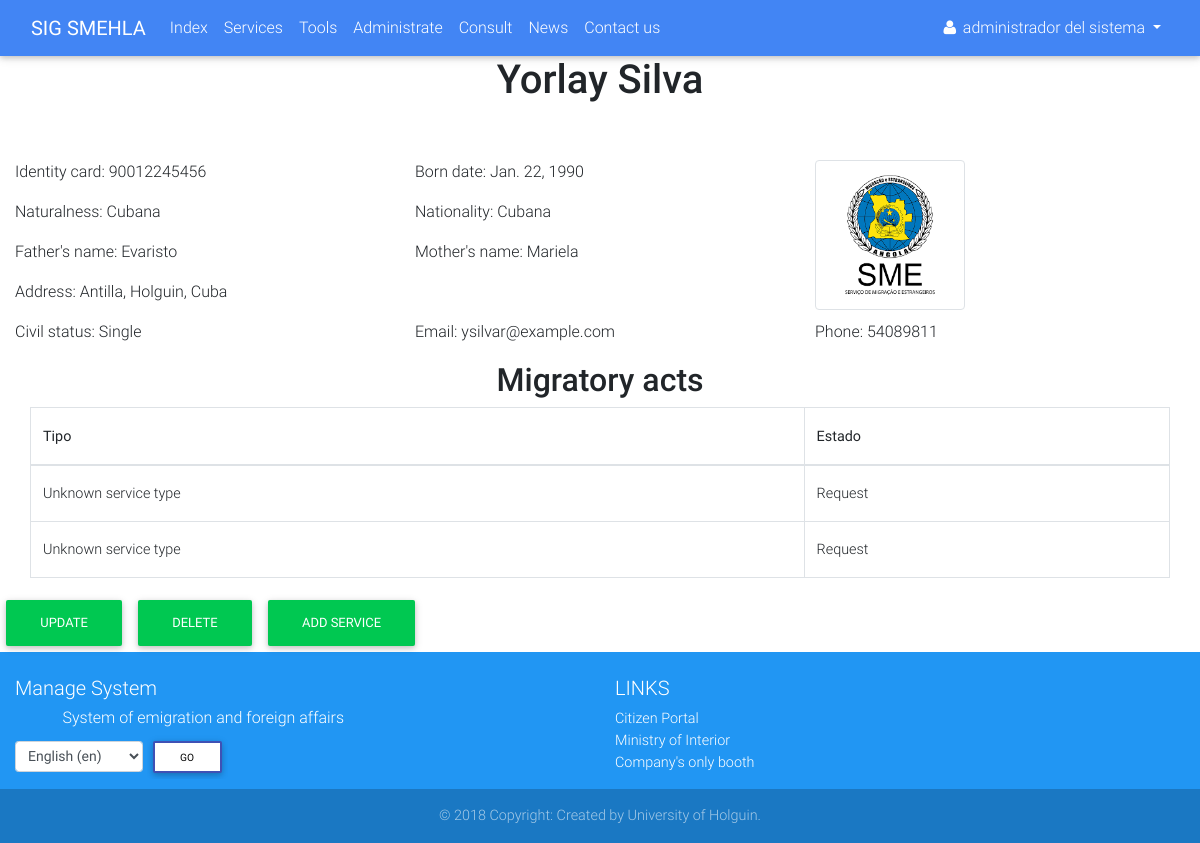
/client/5/detail/ (signed in), run on an earlier commit of the app's database.
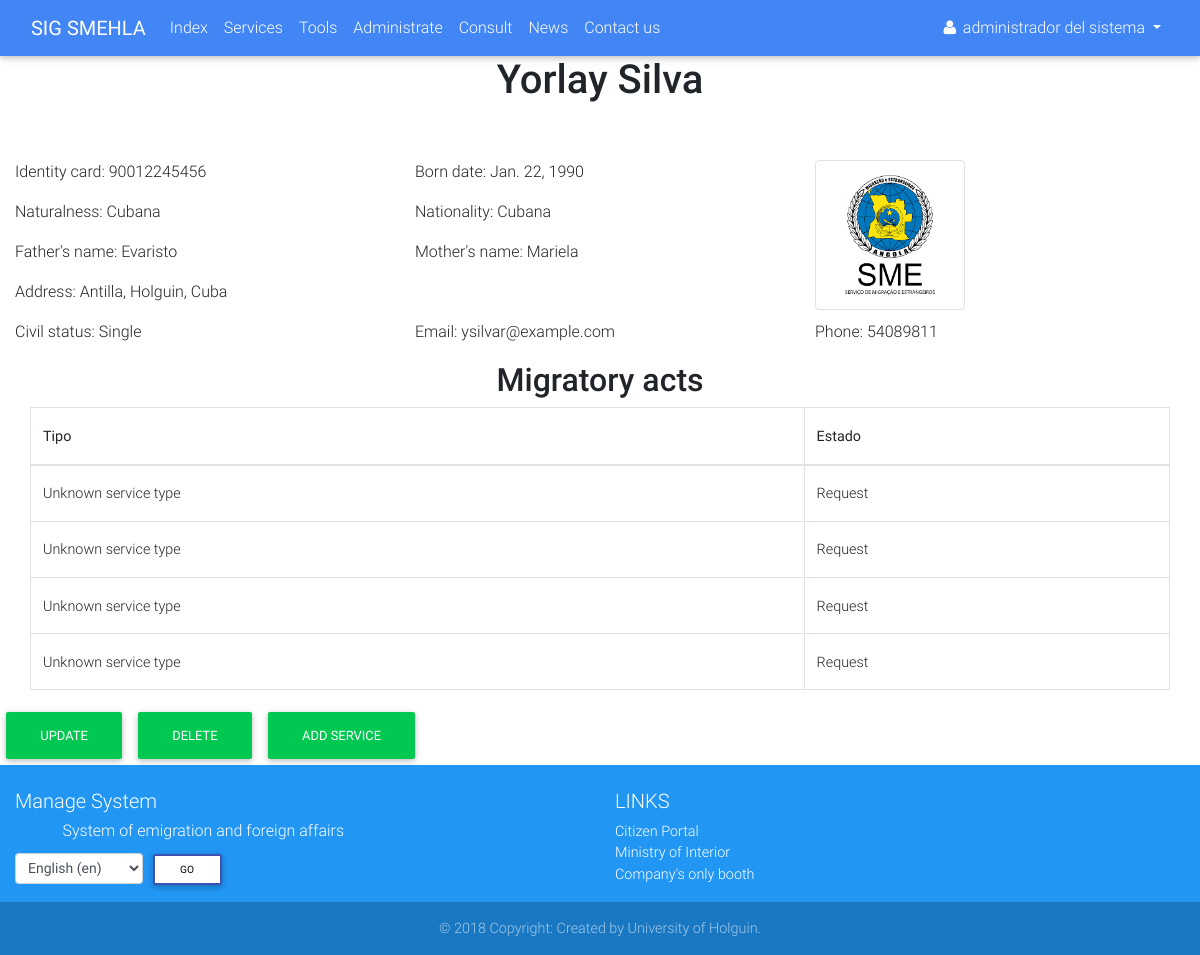
And on a later commit of the database.
### accounts/models.py (models this page shows, shortened)
class Profile(AbstractUser):
    OCCUPATION_TYPE = (
        ('FAC', _('Functionary of Attention to Customer')),
        ('BAC', _('Boss of Attention to Customer')),
        ('BDAC', _('Boss of Departament of Attention to Customer')),
        ('DIR', _('Director')),
        ('ADMIN', _('Administrator')),
    )
    born_date = models.DateField(_('Born date'), blank=True, null=True, validators=[validate_born_date])
    occupation = models.CharField(_('Occupation'), max_length=5, choices=OCCUPATION_TYPE, default='FAC')
    REQUIRED_FIELDS = ['email', 'born_date']
    class Meta:
        verbose_name = _('Profile')
        verbose_name_plural = _('Profiles')
    def __str__(self):
        if self.first_name and self.last_name:
            return self.get_full_name()
        else:
            return self.username

### services/models.py (models this page shows, shortened)
class Client(models.Model):
    CIVIL_STATUS = (
        ('S', _('Single')),
        ('E', _('Engaged')),
        ('M', _('Married')),
        ('W', _('Widower')),
    )
    def upload_file(self, filename):
        ext = filename.split('.')[-1]
        return 'clients/{}.{}'.format(self.ci, ext)
    def upload_image(self, filename):
        ext = filename.split('.')[-1]
        return 'clients/picture/{}.{}'.format(self.first_name, ext)
    ci = models.CharField(_('Identity card'), max_length=13, unique=True)
    picture = models.ImageField(_('Picture'), upload_to=upload_image, null=True, blank=True)
    first_name = models.CharField(_('First name'), max_length=30)
    last_name = models.CharField(_('Last name'), max_length=150)
    born_date = models.DateField(_('Born date'), validators=[validators.validate_born_date])
    civil_status = models.CharField(_('Civil status'), choices=CIVIL_STATUS, max_length=1)
    naturalness = models.CharField(_("Naturalness"), max_length=30)
    nationality = models.CharField(_('Nationality'), max_length=30)
    father = models.CharField(_('Father name'), max_length=200)
    mother = models.CharField(_('Mother name'), max_length=200)
    address = models.TextField(_('Address'))
    email = models.EmailField(_('Email'))
    phone = models.PositiveIntegerField(_('Phone number'))
    data_attachment = models.FileField(_('Data attachment'), upload_to=upload_file, null=True, blank=True)
    def get_full_name(self):
        full_name = '%s %s' % (self.first_name, self.last_name)
        return full_name.strip()
    class Meta:
        verbose_name = _('Client')
        verbose_name_plural = _('Clients')

class Service(models.Model):
    SERVICE_STATUS = (
        ('1', _('Request')),
        ('2', _('Invoicing')),
        ('3', _('Revision')),
        ('4', _('Authenticating')),
        ('5', _('Deliver')),
    )
    SERVICE_TYPE = {
        'None': _('Unknown service type'),
        'visa': _('Visa'),
        'passport': _('Passport'),
    }
    client = models.ForeignKey(verbose_name=_('Client'), to=Client, on_delete=models.CASCADE)
    status = models.CharField(_('Status'), max_length=1, choices=SERVICE_STATUS, default='1')
    service_type = None
    def get_service_type(self):
        if self.service_type:
            return self.SERVICE_TYPE[self.service_type]
        else:
            return self.SERVICE_TYPE['None']

### services/views.py (the view)
# urls.py: path('client/<int:pk>/detail/', views.ClientDetailView.as_view(), name='client_detail'),
class ClientDetailView(mixins.LoginRequiredMixin, generic.DetailView):
    model = models.Client

### services/templates/services/client_detail.html (shortened to what this page needs)
{% extends 'navbar.html' %}
{% load i18n %}
{% load static %}
{% block main %}
    <div class="container-fluid">
        <div class="row">
            <div class="col-lg-12 mb-5">
                <h1 class="h1 text-center">{{ client.get_full_name }}</h1>
            </div>
        </div>
        <div class="row">
            <div class="col-lg-8">
                <div class="row">
                    <div class="col-lg-6">
                        <p>{% trans 'Identity card' %}: {{ client.ci }}</p>
                    </div>
                    <div class="col-lg-6">
                        <p>{% trans 'Born date' %}: {{ client.born_date }}</p>
                    </div>
                </div>
                <div class="row">
                    <div class="col-lg-6">
                        <p>{% trans 'Naturalness' %}: {{ client.naturalness }}</p>
                    </div>
                    <div class="col-lg-6">
                        <p>{% trans 'Nationality' %}: {{ client.nationality }}</p>
                    </div>
                </div>
                <div class="row">
                    <div class="col-lg-6">
                        <p>{% trans "Father's name" %}: {{ client.father }}</p>
                    </div>
                    <div class="col-lg-6">
                        <p>{% trans "Mother's name" %}: {{ client.mother }}</p>
                    </div>
                </div>
                <div class="row">
                    <div class="col-lg-12">
                        <p>{% trans 'Address' %}: {{ client.address }}</p>
                    </div>
                </div>
            </div>
            <div class="col-lg-4">
                {% if client.picture %}
                    <img src="{{ client.picture.url }}" alt="{{ client.first_name }}" width="150em" height="150em"
                         class="img-thumbnail">
                {% else %}
                    <img src="{% static 'accounts/img/favicon.png' %}" alt="{{ client.first_name }}" width="150em"
                         height="150em" class="img-thumbnail right">
                {% endif %}
            </div>
        </div>
        <div class="row">
            <div class="col-lg-4">
                <p>{% trans 'Civil status' %}: {{ client.get_civil_status_display }}</p>
            </div>
            <div class="col-lg-4">
                <p>{% trans 'Email' %}: {{ client.email }}</p>
            </div>
            <div class="col-lg-4">
                <p>{% trans 'Phone' %}: {{ client.phone }}</p>
            </div>
        </div>
        <div class="row">
            <div class="col-lg-12">
            </div>
        </div>
        <div class="row">
            <div class="col-12">
                <h2 class="h2 text-center">{% trans 'Migratory acts' %}</h2>
            </div>
        </div>
        <div class="container">
            <div class="row">
                <table class="table table-bordered table-hover">
                    <thead>
                    <tr>
                        <th>Tipo</th>
                        <th>Estado</th>
                    </tr>
                    </thead>
                    <tbody>
                    {% for service in client.service_set.all %}
                        <tr>
                            <td>{{ service.get_service_type }}</td>
                            <td>{{ service.get_status_display }}</td>
                        </tr>
                    {% empty %}
                        <tr>
                            <td colspan="2"
                                class="text-muted text-center">{% trans 'No requested services found' %}</td>
                        </tr>
                    {% endfor %}
                    </tbody>
                </table>
            </div>
        </div>
        <div class="row">
            <div class="">
                <a href="{% url 'services:client_update' client.pk %}" class="btn btn-success">{% trans 'Update' %}</a>
                <a href="{% url 'services:client_delete' client.pk %}" class="btn btn-success">{% trans 'Delete' %}</a>
                <a href="#" class="btn btn-success" data-toggle="modal"
                   data-target="#add-service">{% trans 'Add service' %}</a>
            </div>
        </div>
    </div>
{% endblock %}

### accounts/templates/navbar.html (shortened to what this page needs)
{% extends 'base.html' %}
{% load static %}
{% load i18n %}
{% block styles %}
    <link rel="stylesheet" href="{% static 'accounts/css/navbar.css' %}">
{% endblock %}
{% block content %}
    <header>
        <nav class="navbar navbar-expand-lg navbar-dark primary-color">
            <div class="container-fluid">
                <a href="{% url 'services:index' %}" class="navbar-brand">
                    <strong>SIG SMEHLA</strong>
                </a>
                <div class="collapse navbar-collapse" id="navbar">
                    <ul class="navbar-nav mr-auto">
                        <li class="nav-item" id="init">
                            <a href="{% url 'services:index' %}" class="nav-link">{% trans 'Index' %}
                                </a>
                        </li>
                        <li class="nav-item" id="services">
                            <a href="{% url 'services:services' %}" class="nav-link">{% trans 'Services' %}</a>
                        </li>
                        {% if user.is_authenticated %}
                            <li class="nav-item" id="tools">
                                <a href="{% url 'services:tools' %}" class="nav-link">{% trans 'Tools' %}</a>
                            </li>
                        {% endif %}
                        {% if user.is_superuser %}
                            <li class="nav-item" id="dashboard">
                                <a href="{% url 'accounts:dashboard' %}" class="nav-link">{% trans 'Administrate' %}</a>
                            </li>
                        {% endif %}
                        <li class="nav-item" id="status">
                            <a href="{% url 'services:status' %}" class="nav-link">{% trans 'Consult' %}</a>
                        </li>
                        <li class="nav-item" id="news">
                            <a href="{% url 'news:list' %}" class="nav-link">{% trans 'News' %}</a>
                        </li>
                        <li class="nav-item">
                            <a href="#" class="nav-link" data-toggle="modal"
                               data-target="#contact">{% trans 'Contact us' %}</a>
                        </li>
                    </ul>
                    <div class="form-inline">
                        <ul class="navbar-nav mr-auto">
                            <li class="nav-item">
                                {% if user.is_authenticated %}
                                    <div class="dropdown">
                                        <a href="#" id="test" class="nav-link waves-effect waves-light dropdown-toggle"
                                           data-toggle="dropdown" aria-haspopup="true" aria-expanded="false">
                                            <i class="fa fa-user"></i>
                                            <span class="clearfix d-none d-sm-inline-block">{{ user }}</span>
                                        </a>
                                    </div>
                                {% else %}
                                    <a href="{% url 'accounts:login' %}" class="nav-link">
                                        <i class="fa fa-sign-in"></i>
                                    </a>
                                {% endif %}
                            </li>
                        </ul>
                    </div>
                </div>
            </div>
        </nav>
    </header>
    <main>
        {% block main %}
        {% endblock %}
    </main>
    <footer class="page-footer font-small blue pt-4">
        <div class="container-fluid text-center text-md-left">
            <div class="row">
                <div class="col-md-6 mt-md-0 mt-3">
                    <h5>{% trans 'Manage System' %}</h5>
                    <h6 class="offset-1">{% trans 'System of emigration and foreign affairs' %}</h6>
                    <form action="{% url 'set_language' %}" method="post">{% csrf_token %}
                        <label>
                            <select name="language" class="form-control form-control-sm" id="languages">
                                {% get_available_languages as LANGUAGES %}
                                {% get_language_info_list for LANGUAGES as languages %}
                                {% get_current_language as LANGUAGE_CODE %}
                                {% for language in languages %}
                                    <option value="{{ language.code }}"{% if language.code == LANGUAGE_CODE %}
                                            selected{% endif %}>
                                        {{ language.name_local }} ({{ language.code }})
                                    </option>
                                {% endfor %}
                            </select>
                        </label>
                        <input type="submit" value="{% trans 'Go' %}" class="btn btn-outline-indigo btn-white btn-sm">
                    </form>
                </div>
                <div class="col-md-3 mb-md-0 mb-3">
                    <h5 class="text-uppercase">{% trans 'Links' %}</h5>
                    <ul class="list-unstyled">
                        <li>
                            <a href="http://www.cidadao.gov.ao" target="_blank">{% trans 'Citizen Portal' %}</a>
                        </li>
                        <li>
                            <a href="http://www.minint.gov.ao" target="_blank">{% trans 'Ministry of Interior' %}</a>
                        </li>
                        <li>
                            <a href="http://gue.minjus-ao.com" target="_blank">{% trans "Company's only booth" %}</a>
                        </li>
                    </ul>
                </div>
            </div>
        </div>
        <div class="footer-copyright text-center py-3">
            &copy; 2018 {% trans 'Copyright: Created by University of Holguin' %}.
        </div>
    </footer>
{% endblock %}

### accounts/templates/base.html (shortened to what this page needs)
<!DOCTYPE html>
{% load i18n %}
{% get_current_language as LANGUAGE_CODE %}
<html lang="{{ LANGUAGE_CODE }}">
{% load static %}
<head>
    <link rel="stylesheet" href="{% static 'accounts/css/font-awesome.css' %}">
    <link href="{% static 'accounts/css/bootstrap.min.css' %}" rel="stylesheet">
    <link href="{% static 'accounts/css/mdb.min.css' %}" rel="stylesheet">
    <link href="{% static 'accounts/css/sweetalert2.min.css' %}" rel="stylesheet">
    <link href="{% static 'accounts/css/bootstrap-datepicker.css' %}" rel="stylesheet">
    <link href="{% static 'accounts/css/styles.css' %}" rel="stylesheet">
    {% block styles %}{% endblock %}
</head>
<body>
{% block content %}
{% endblock %}
</body>
</html>

### accounts/static/accounts/css/navbar.css (style rules this page uses)
body { display: flex; min-height: 100vh; flex-direction: column; }
main { flex: 1 0 auto; }

What changed in the data, as far as the page shows it:
added Service: get_service_type "Unknown service type", status "Request"
added Service: get_service_type "Unknown service type", status "Request"
